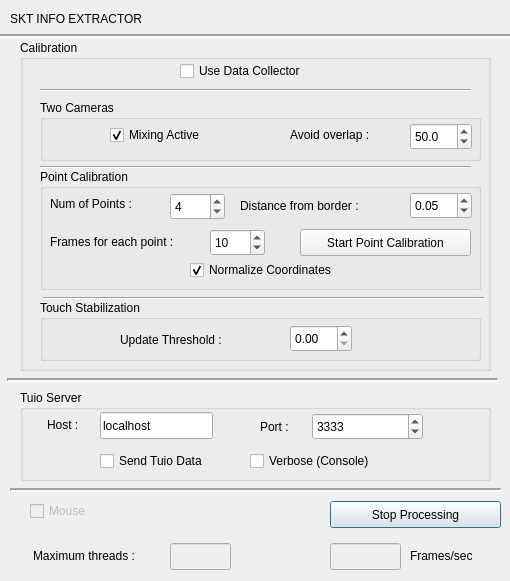
<?xml version="1.0" encoding="UTF-8"?>
<ui version="4.0">
 <class>sktinfoextractor</class>
 <widget class="QDialog" name="sktinfoextractor">
  <property name="geometry">
   <rect>
    <x>0</x>
    <y>0</y>
    <width>510</width>
    <height>581</height>
   </rect>
  </property>
  <property name="windowTitle">
   <string>Touch Data Extractor</string>
  </property>
  <property name="sizeGripEnabled">
   <bool>false</bool>
  </property>
  <widget class="QPushButton" name="pushButton">
   <property name="geometry">
    <rect>
     <x>330</x>
     <y>501</y>
     <width>171</width>
     <height>27</height>
    </rect>
   </property>
   <property name="text">
    <string>Stop Processing</string>
   </property>
  </widget>
  <widget class="QGroupBox" name="groupBox">
   <property name="geometry">
    <rect>
     <x>20</x>
     <y>390</y>
     <width>471</width>
     <height>91</height>
    </rect>
   </property>
   <property name="title">
    <string>Tuio Server</string>
   </property>
   <widget class="QLineEdit" name="tuioHost">
    <property name="geometry">
     <rect>
      <x>80</x>
      <y>22</y>
      <width>113</width>
      <height>27</height>
     </rect>
    </property>
    <property name="text">
     <string>localhost</string>
    </property>
   </widget>
   <widget class="QLabel" name="label_2">
    <property name="geometry">
     <rect>
      <x>27</x>
      <y>26</y>
      <width>51</width>
      <height>17</height>
     </rect>
    </property>
    <property name="text">
     <string>Host : </string>
    </property>
   </widget>
   <widget class="QLabel" name="label_3">
    <property name="geometry">
     <rect>
      <x>240</x>
      <y>28</y>
      <width>51</width>
      <height>17</height>
     </rect>
    </property>
    <property name="text">
     <string>Port : </string>
    </property>
   </widget>
   <widget class="QSpinBox" name="tuioPort">
    <property name="geometry">
     <rect>
      <x>292</x>
      <y>23</y>
      <width>111</width>
      <height>27</height>
     </rect>
    </property>
    <property name="maximum">
     <number>100000</number>
    </property>
    <property name="value">
     <number>3333</number>
    </property>
   </widget>
   <widget class="QCheckBox" name="sendTuioCheck">
    <property name="geometry">
     <rect>
      <x>80</x>
      <y>60</y>
      <width>141</width>
      <height>22</height>
     </rect>
    </property>
    <property name="text">
     <string>Send Tuio Data</string>
    </property>
   </widget>
   <widget class="QCheckBox" name="checkBox">
    <property name="geometry">
     <rect>
      <x>230</x>
      <y>60</y>
      <width>261</width>
      <height>22</height>
     </rect>
    </property>
    <property name="text">
     <string>Verbose (Console)</string>
    </property>
   </widget>
  </widget>
  <widget class="QLineEdit" name="framesPerSec">
   <property name="enabled">
    <bool>false</bool>
   </property>
   <property name="geometry">
    <rect>
     <x>330</x>
     <y>543</y>
     <width>71</width>
     <height>27</height>
    </rect>
   </property>
  </widget>
  <widget class="QLabel" name="label_4">
   <property name="geometry">
    <rect>
     <x>410</x>
     <y>547</y>
     <width>91</width>
     <height>17</height>
    </rect>
   </property>
   <property name="text">
    <string>Frames/sec</string>
   </property>
  </widget>
  <widget class="QCheckBox" name="tuioMouse">
   <property name="enabled">
    <bool>false</bool>
   </property>
   <property name="geometry">
    <rect>
     <x>30</x>
     <y>500</y>
     <width>95</width>
     <height>22</height>
    </rect>
   </property>
   <property name="text">
    <string>Mouse</string>
   </property>
  </widget>
  <widget class="QGroupBox" name="groupBox_2">
   <property name="geometry">
    <rect>
     <x>20</x>
     <y>40</y>
     <width>471</width>
     <height>331</height>
    </rect>
   </property>
   <property name="title">
    <string>Calibration</string>
   </property>
   <widget class="QGroupBox" name="twoCamsMenu">
    <property name="geometry">
     <rect>
      <x>20</x>
      <y>60</y>
      <width>441</width>
      <height>61</height>
     </rect>
    </property>
    <property name="title">
     <string>Two Cameras</string>
    </property>
    <widget class="QLabel" name="label">
     <property name="geometry">
      <rect>
       <x>250</x>
       <y>26</y>
       <width>101</width>
       <height>17</height>
      </rect>
     </property>
     <property name="text">
      <string>Avoid overlap :</string>
     </property>
    </widget>
    <widget class="QDoubleSpinBox" name="doubleSpinBox">
     <property name="geometry">
      <rect>
       <x>370</x>
       <y>23</y>
       <width>62</width>
       <height>27</height>
      </rect>
     </property>
     <property name="decimals">
      <number>1</number>
     </property>
     <property name="value">
      <double>50.000000000000000</double>
     </property>
    </widget>
    <widget class="QCheckBox" name="mixActive">
     <property name="geometry">
      <rect>
       <x>70</x>
       <y>24</y>
       <width>201</width>
       <height>22</height>
      </rect>
     </property>
     <property name="text">
      <string>Mixing Active</string>
     </property>
     <property name="checked">
      <bool>true</bool>
     </property>
    </widget>
   </widget>
   <widget class="Line" name="line">
    <property name="geometry">
     <rect>
      <x>20</x>
      <y>117</y>
      <width>431</width>
      <height>20</height>
     </rect>
    </property>
    <property name="orientation">
     <enum>Qt::Horizontal</enum>
    </property>
   </widget>
   <widget class="QGroupBox" name="groupBox_4">
    <property name="geometry">
     <rect>
      <x>20</x>
      <y>129</y>
      <width>441</width>
      <height>121</height>
     </rect>
    </property>
    <property name="title">
     <string>Point Calibration</string>
    </property>
    <widget class="QPushButton" name="pointCalStart">
     <property name="geometry">
      <rect>
       <x>260</x>
       <y>60</y>
       <width>171</width>
       <height>27</height>
      </rect>
     </property>
     <property name="text">
      <string>Start Point Calibration</string>
     </property>
    </widget>
    <widget class="QCheckBox" name="checkBox_3">
     <property name="geometry">
      <rect>
       <x>150</x>
       <y>90</y>
       <width>191</width>
       <height>22</height>
      </rect>
     </property>
     <property name="text">
      <string>Normalize Coordinates</string>
     </property>
     <property name="checked">
      <bool>true</bool>
     </property>
    </widget>
    <widget class="QLabel" name="label_7">
     <property name="geometry">
      <rect>
       <x>10</x>
       <y>26</y>
       <width>111</width>
       <height>17</height>
      </rect>
     </property>
     <property name="text">
      <string>Num of Points :</string>
     </property>
    </widget>
    <widget class="QLabel" name="label_8">
     <property name="geometry">
      <rect>
       <x>200</x>
       <y>28</y>
       <width>161</width>
       <height>17</height>
      </rect>
     </property>
     <property name="text">
      <string>Distance from border :</string>
     </property>
    </widget>
    <widget class="QSpinBox" name="numPointsSpin">
     <property name="geometry">
      <rect>
       <x>130</x>
       <y>24</y>
       <width>55</width>
       <height>27</height>
      </rect>
     </property>
     <property name="minimum">
      <number>2</number>
     </property>
     <property name="value">
      <number>4</number>
     </property>
    </widget>
    <widget class="QDoubleSpinBox" name="distanceFromBorder">
     <property name="geometry">
      <rect>
       <x>370</x>
       <y>23</y>
       <width>62</width>
       <height>27</height>
      </rect>
     </property>
     <property name="maximum">
      <double>0.300000000000000</double>
     </property>
     <property name="singleStep">
      <double>0.005000000000000</double>
     </property>
     <property name="value">
      <double>0.050000000000000</double>
     </property>
    </widget>
    <widget class="QLabel" name="label_9">
     <property name="geometry">
      <rect>
       <x>10</x>
       <y>64</y>
       <width>131</width>
       <height>17</height>
      </rect>
     </property>
     <property name="text">
      <string>Frames for each point :</string>
     </property>
    </widget>
    <widget class="QSpinBox" name="framesPointBox">
     <property name="geometry">
      <rect>
       <x>170</x>
       <y>60</y>
       <width>55</width>
       <height>27</height>
      </rect>
     </property>
     <property name="minimum">
      <number>1</number>
     </property>
     <property name="maximum">
      <number>100</number>
     </property>
     <property name="value">
      <number>10</number>
     </property>
    </widget>
   </widget>
   <widget class="QCheckBox" name="checkBox_2">
    <property name="geometry">
     <rect>
      <x>160</x>
      <y>20</y>
      <width>151</width>
      <height>22</height>
     </rect>
    </property>
    <property name="text">
     <string>Use Data Collector</string>
    </property>
   </widget>
   <widget class="Line" name="line_2">
    <property name="geometry">
     <rect>
      <x>20</x>
      <y>40</y>
      <width>431</width>
      <height>20</height>
     </rect>
    </property>
    <property name="orientation">
     <enum>Qt::Horizontal</enum>
    </property>
   </widget>
   <widget class="QGroupBox" name="groupBox_5">
    <property name="geometry">
     <rect>
      <x>20</x>
      <y>260</y>
      <width>441</width>
      <height>61</height>
     </rect>
    </property>
    <property name="title">
     <string>Touch Stabilization</string>
    </property>
    <widget class="QDoubleSpinBox" name="minDistanceToUpdateBox">
     <property name="geometry">
      <rect>
       <x>250</x>
       <y>25</y>
       <width>62</width>
       <height>27</height>
      </rect>
     </property>
     <property name="singleStep">
      <double>0.010000000000000</double>
     </property>
    </widget>
    <widget class="QLabel" name="label_5">
     <property name="geometry">
      <rect>
       <x>80</x>
       <y>30</y>
       <width>141</width>
       <height>20</height>
      </rect>
     </property>
     <property name="text">
      <string>Update Threshold : </string>
     </property>
    </widget>
   </widget>
   <widget class="Line" name="line_3">
    <property name="geometry">
     <rect>
      <x>23</x>
      <y>248</y>
      <width>441</width>
      <height>20</height>
     </rect>
    </property>
    <property name="orientation">
     <enum>Qt::Horizontal</enum>
    </property>
   </widget>
  </widget>
  <widget class="Line" name="line_4">
   <property name="geometry">
    <rect>
     <x>7</x>
     <y>370</y>
     <width>491</width>
     <height>20</height>
    </rect>
   </property>
   <property name="lineWidth">
    <number>2</number>
   </property>
   <property name="orientation">
    <enum>Qt::Horizontal</enum>
   </property>
  </widget>
  <widget class="Line" name="line_5">
   <property name="geometry">
    <rect>
     <x>10</x>
     <y>480</y>
     <width>491</width>
     <height>20</height>
    </rect>
   </property>
   <property name="lineWidth">
    <number>2</number>
   </property>
   <property name="orientation">
    <enum>Qt::Horizontal</enum>
   </property>
  </widget>
  <widget class="QLabel" name="label_6">
   <property name="geometry">
    <rect>
     <x>10</x>
     <y>10</y>
     <width>231</width>
     <height>17</height>
    </rect>
   </property>
   <property name="text">
    <string>SKT INFO EXTRACTOR</string>
   </property>
  </widget>
  <widget class="Line" name="line_6">
   <property name="geometry">
    <rect>
     <x>-3</x>
     <y>26</y>
     <width>551</width>
     <height>20</height>
    </rect>
   </property>
   <property name="lineWidth">
    <number>2</number>
   </property>
   <property name="orientation">
    <enum>Qt::Horizontal</enum>
   </property>
  </widget>
  <widget class="QLineEdit" name="numThreadsText">
   <property name="enabled">
    <bool>false</bool>
   </property>
   <property name="geometry">
    <rect>
     <x>170</x>
     <y>543</y>
     <width>61</width>
     <height>27</height>
    </rect>
   </property>
  </widget>
  <widget class="QLabel" name="label_10">
   <property name="geometry">
    <rect>
     <x>33</x>
     <y>546</y>
     <width>131</width>
     <height>20</height>
    </rect>
   </property>
   <property name="text">
    <string>Maximum threads :</string>
   </property>
  </widget>
 </widget>
 <resources/>
 <connections/>
</ui>
